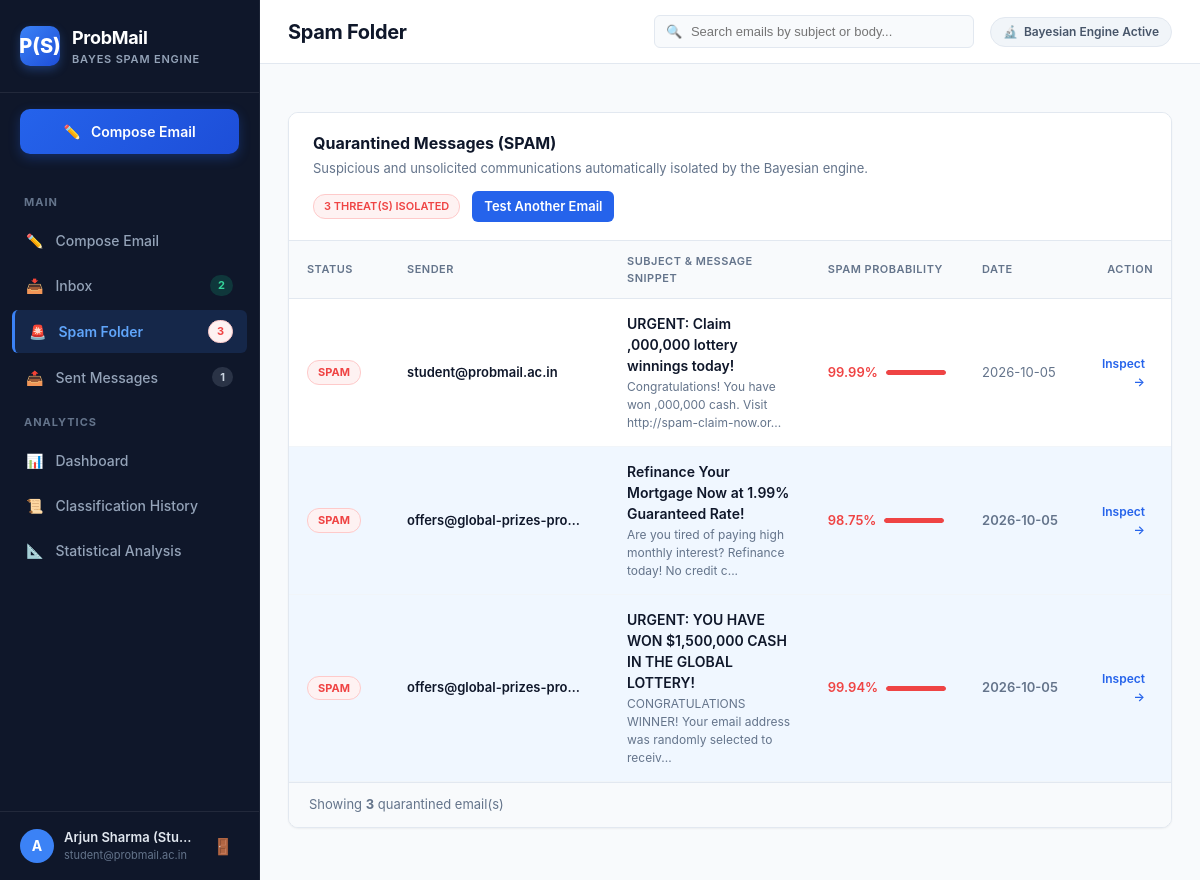
The page /spam (signed in) on the database as committed earlier.
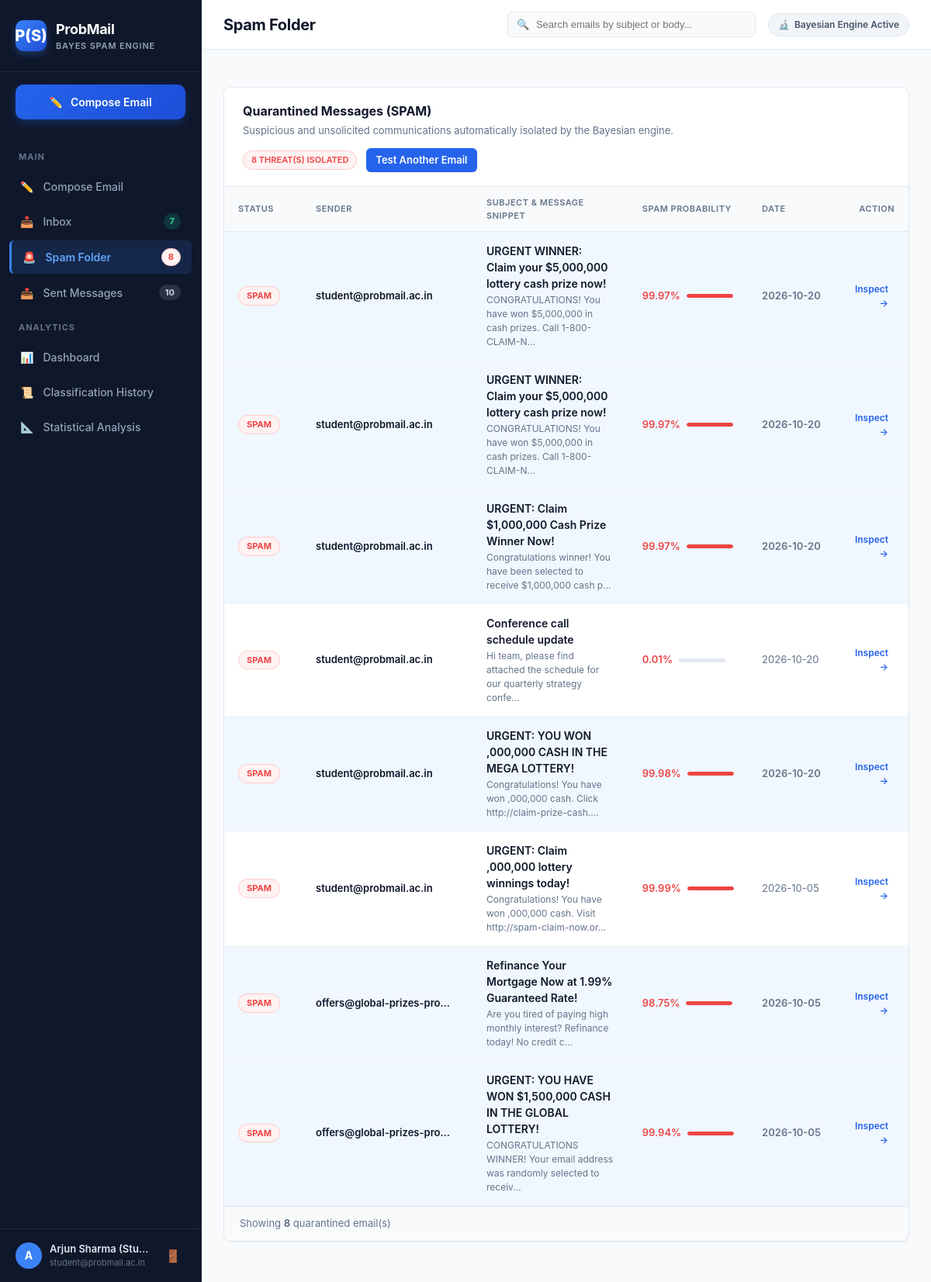
The same page on the database as committed later.
### tables this page shows
CREATE TABLE emails (
        id INTEGER PRIMARY KEY AUTOINCREMENT,
        sender_id INTEGER NOT NULL,
        receiver_id INTEGER NOT NULL,
        sender_email TEXT NOT NULL,
        receiver_email TEXT NOT NULL,
        subject TEXT NOT NULL,
        body TEXT NOT NULL,
        prediction TEXT NOT NULL,
        spam_probability REAL NOT NULL,
        ham_probability REAL NOT NULL,
        folder TEXT NOT NULL,
        is_read INTEGER DEFAULT 0,
        indicators_json TEXT DEFAULT '[]',
        top_words_json TEXT DEFAULT '[]',
        created_at TIMESTAMP DEFAULT CURRENT_TIMESTAMP,
        FOREIGN KEY (sender_id) REFERENCES users (id) ON DELETE CASCADE,
        FOREIGN KEY (receiver_id) REFERENCES users (id) ON DELETE CASCADE
    );

### app.py (the view)
@app.route("/spam")
@login_required
def spam_folder():
    user_id = session["user_id"]
    query = request.args.get("q", "")
    emails = EmailModel.get_emails_for_user(user_id, folder="spam", search_query=query)
    return render_template("spam.html", active_page="spam", emails=emails, search_query=query)

### app.py (called while the page is built, shortened)
def verify_auth_token(token):
    if not token:
        return None
    try:
        data = AUTH_SERIALIZER.loads(token)
        return data.get("user_id")
    except Exception:
        return None

@app.before_request
def check_token_auth():
    token = request.args.get("token") or request.cookies.get("probmail_token") or request.headers.get("X-Auth-Token")
    if token:
        uid = verify_auth_token(token)
        if uid:
            user = UserModel.get_by_id(uid)
            if user:
                session["user_id"] = user["id"]
                session["user_name"] = user["name"]
                session["user_email"] = user["email"]
                session["auth_token"] = token
                session.permanent = True

def login_required(f):
    @wraps(f)
    def decorated_function(*args, **kwargs):
        return f(*args, **kwargs)
    return decorated_function

### database.py (called while the page is built)
def get_db():
    conn = sqlite3.connect(DB_PATH)
    conn.row_factory = sqlite3.Row
    conn.execute("PRAGMA foreign_keys = ON")
    return conn

### templates/spam.html (shortened to what this page needs)
{% extends "base.html" %}
{% block page_title %}Spam Folder{% endblock %}
{% block content %}
<div class="card">
    <div class="card-header" style="display: flex; justify-content: space-between; align-items: center; flex-wrap: wrap; gap: 12px;">
        <div>
            <h2 class="card-title">Quarantined Messages (SPAM)</h2>
            <p class="card-subtitle">Suspicious and unsolicited communications automatically isolated by the Bayesian engine.</p>
        </div>
        <div class="mailbox-meta-right">
            <span class="badge-status-spam font-semibold">{{ emails|length }} Threat(s) Isolated</span>
            <a href="{{ url_for('compose_email') }}" class="btn-primary btn-sm">
                <span>Test Another Email</span>
            </a>
        </div>
    </div>
    <div class="card-body p-0">
        {% if emails %}
        <div class="table-responsive">
            <table class="app-table">
                <thead>
                    <tr>
                        <th style="width: 100px;">Status</th>
                        <th style="width: 220px;">Sender</th>
                        <th>Subject & Message Snippet</th>
                        <th style="width: 140px;">Spam Probability</th>
                        <th style="width: 110px;">Date</th>
                        <th style="width: 90px; text-align: right;">Action</th>
                    </tr>
                </thead>
                <tbody>
                    {% for email in emails %}
                    <tr class="table-row-clickable {% if not email.is_read %}row-unread{% endif %}" onclick="window.location.href='{{ url_for('view_email', email_id=email.id) }}'">
                        <td>
                            <span class="badge-status-spam">SPAM</span>
                        </td>
                        <td class="text-sm font-semibold text-truncate" style="max-width: 220px;" title="{{ email.sender_email }}">
                            {{ email.sender_email }}
                        </td>
                        <td>
                            <div class="table-subject">{{ email.subject }}</div>
                            <div class="table-snippet">{{ email.body[:75] }}...</div>
                        </td>
                        <td>
                            <div class="prob-mini-box">
                                <span class="text-spam font-semibold text-sm">{{ email.spam_probability }}%</span>
                                <div class="progress-track" style="height: 5px; width: 60px;">
                                    <div class="progress-bar bar-spam" style="width: {{ email.spam_probability }}%;"></div>
                                </div>
                            </div>
                        </td>
                        <td class="text-muted text-sm whitespace-nowrap">
                            {{ email.created_at[:10] }}
                        </td>
                        <td style="text-align: right;">
                            <a href="{{ url_for('view_email', email_id=email.id) }}" class="btn-table-action" onclick="event.stopPropagation();">
                                Inspect &rarr;
                            </a>
                        </td>
                    </tr>
                    {% endfor %}
                </tbody>
            </table>
        </div>
        <div class="table-footer-bar">
            <span class="text-muted text-sm">Showing <strong>{{ emails|length }}</strong> quarantined email(s)</span>
        </div>
        {% endif %}
    </div>
</div>
{% endblock %}

### templates/base.html (shortened to what the changed rows need)
<!DOCTYPE html>
<html lang="en">
<head>
    <link rel="stylesheet" href="{{ url_for('static', filename='css/style.css') }}">
</head>
<body>
    <div class="app-container">
        <aside class="sidebar">
            <nav class="sidebar-nav">
                <a href="{{ url_for('inbox') }}" class="nav-item {% if active_page == 'inbox' %}active{% endif %}">
                    <div class="nav-item-left">
                        <span>📥</span> <span>Inbox</span>
                    </div>
                    {% if folder_counts and folder_counts.inbox_total > 0 %}
                    <span id="sidebarBadgeInbox" class="nav-badge badge-inbox">{{ folder_counts.inbox_total }}</span>
                    {% else %}
                    <span id="sidebarBadgeInbox" class="nav-badge badge-inbox" style="display: none;">0</span>
                    {% endif %}
                </a>
                <a href="{{ url_for('spam_folder') }}" class="nav-item {% if active_page == 'spam' %}active{% endif %}">
                    <div class="nav-item-left">
                        <span>🚨</span> <span>Spam Folder</span>
                    </div>
                    {% if folder_counts and folder_counts.spam_total > 0 %}
                    <span id="sidebarBadgeSpam" class="nav-badge badge-spam">{{ folder_counts.spam_total }}</span>
                    {% else %}
                    <span id="sidebarBadgeSpam" class="nav-badge badge-spam" style="display: none;">0</span>
                    {% endif %}
                </a>
                <a href="{{ url_for('sent_folder') }}" class="nav-item {% if active_page == 'sent' %}active{% endif %}">
                    <div class="nav-item-left">
                        <span>📤</span> <span>Sent Messages</span>
                    </div>
                    {% if folder_counts and folder_counts.sent_total > 0 %}
                    <span id="sidebarBadgeSent" class="nav-badge" style="background: rgba(148, 163, 184, 0.2); color: #cbd5e1;">{{ folder_counts.sent_total }}</span>
                    {% else %}
                    <span id="sidebarBadgeSent" class="nav-badge" style="background: rgba(148, 163, 184, 0.2); color: #cbd5e1; display: none;">0</span>
                    {% endif %}
                </a>
            </nav>
        </aside>
        <main class="main-content">
            <header class="top-navbar">
                <div class="top-navbar-left">
                    <h1 class="page-title">{% block page_title %}Dashboard{% endblock %}</h1>
                </div>
            </header>
            <div class="content-body">
                {% block content %}{% endblock %}
            </div>
        </main>
    </div>
</body>
</html>

Rows that differ between the two databases and show on the page:
added emails: sender_email "student@probmail.ac.in", subject "URGENT WINNER: Claim your $5,000,000 lottery cash prize now!", body "CONGRATULATIONS! You have won $5,000,000 in cash prizes. Call 1-800-CLAIM-N", spam_probability "99.97", created_at "2026-10-20"
added emails: sender_email "student@probmail.ac.in", subject "URGENT WINNER: Claim your $5,000,000 lottery cash prize now!", body "CONGRATULATIONS! You have won $5,000,000 in cash prizes. Call 1-800-CLAIM-N", spam_probability "99.97", created_at "2026-10-20"
added emails: sender_email "student@probmail.ac.in", subject "URGENT: Claim $1,000,000 Cash Prize Winner Now!", body "Congratulations winner! You have been selected to receive $1,000,000 cash p", spam_probability "99.97", created_at "2026-10-20"
added emails: sender_email "student@probmail.ac.in", subject "Conference call schedule update", body "Hi team, please find attached the schedule for our quarterly strategy confe", spam_probability "0.01", created_at "2026-10-20", is_read 1 (drawn)
added emails: sender_email "student@probmail.ac.in", subject "URGENT: YOU WON ,000,000 CASH IN THE MEGA LOTTERY!", body "Congratulations! You have won ,000,000 cash. Click http://claim-prize-cash.", spam_probability "99.98", created_at "2026-10-20"
Other text that changed with them:
{{ folder_counts.inbox_total }}: "2" → "7"
{{ folder_counts.spam_total }}: "3" → "8"
{{ folder_counts.sent_total }}: "1" → "10"
{{ emails|length }}: "3" → "8"
